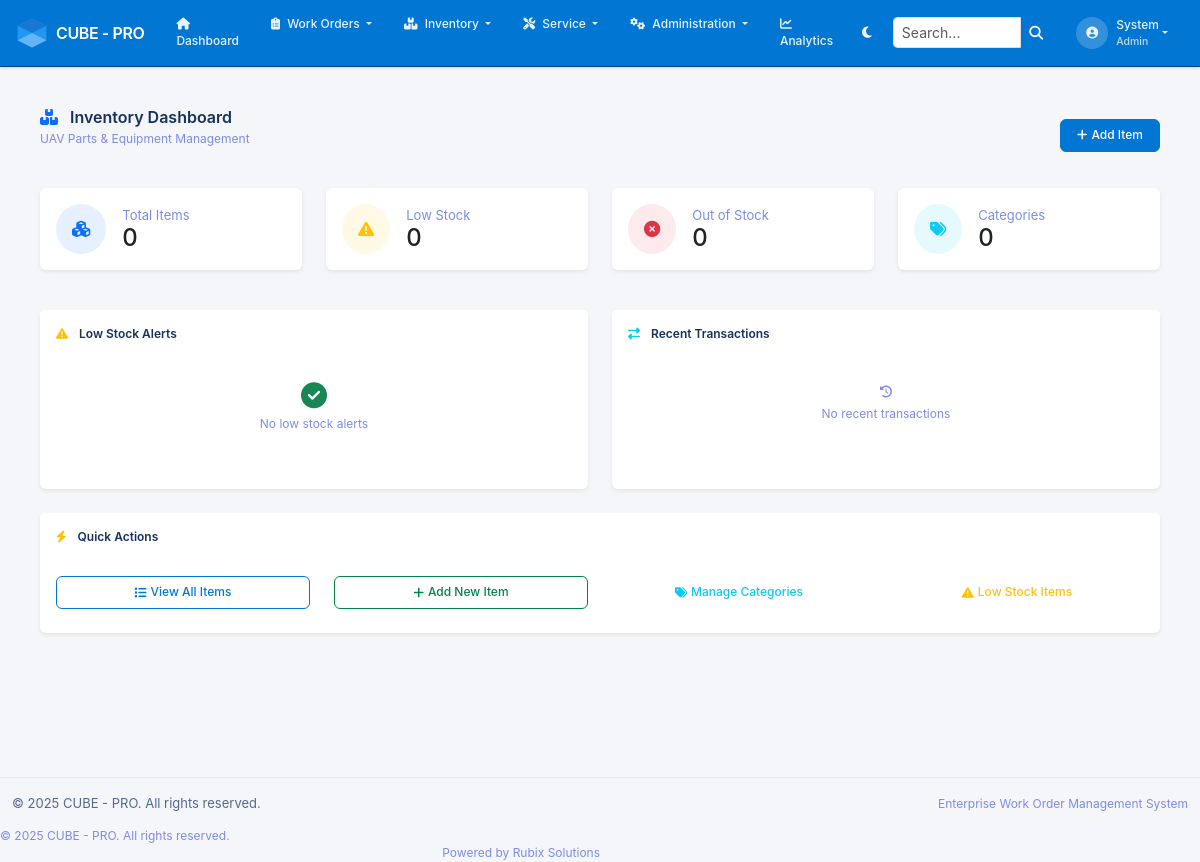
The page /inventory/ (signed in) on the database as committed earlier.
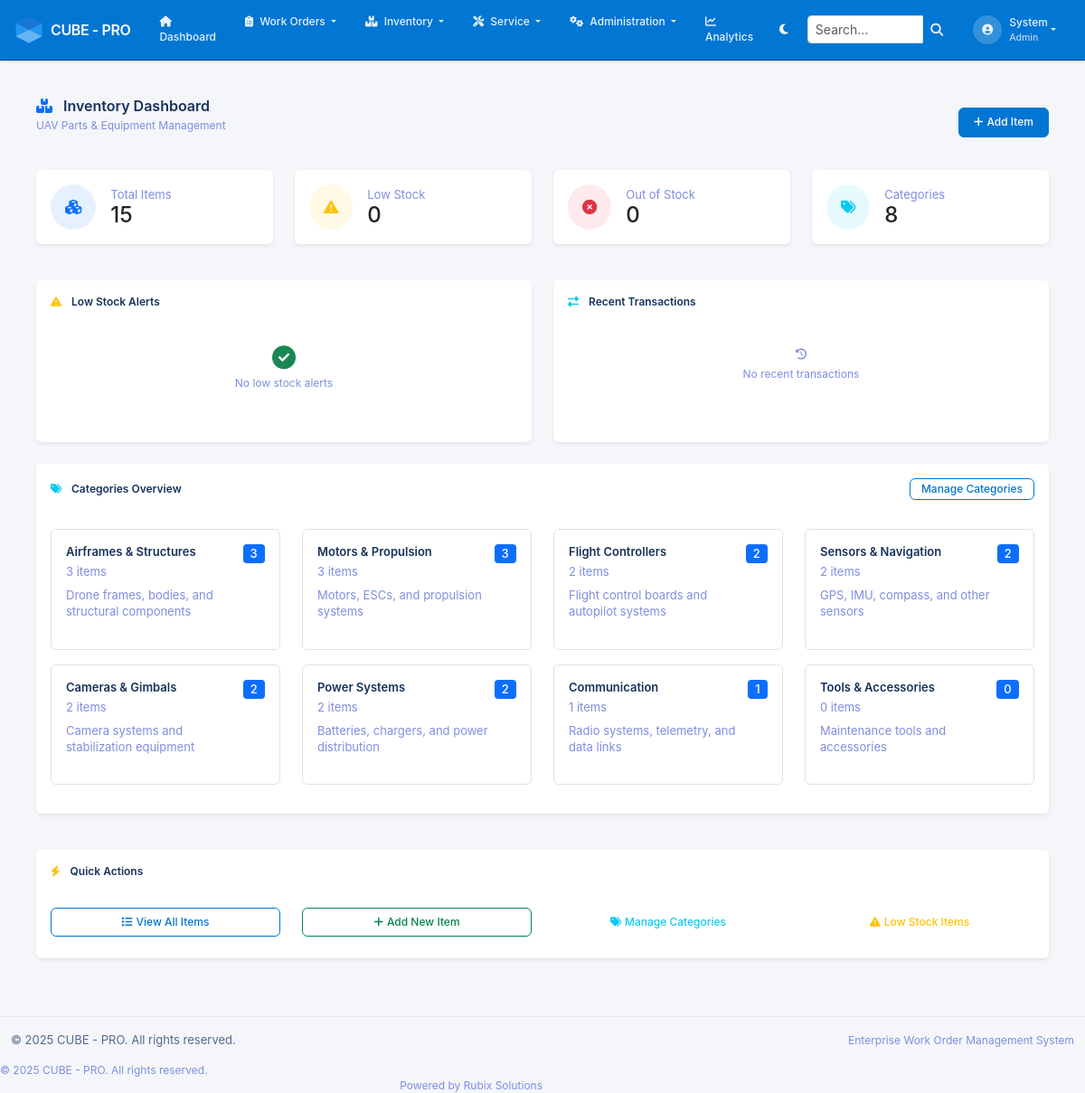
The same page on the database as committed later.
### app/models.py (models this page shows, shortened)
class InventoryCategory(db.Model):
    __tablename__ = 'inventory_categories'
    id = db.Column(db.Integer, primary_key=True)
    name = db.Column(db.String(100), unique=True, nullable=False)
    description = db.Column(db.Text)
    created_at = db.Column(db.DateTime, default=lambda: datetime.now(timezone.utc))
    items = db.relationship('InventoryItem', backref='category', lazy='dynamic')

### app/inventory/routes.py (the view)
@bp.route('/')
@login_required
def dashboard():
    total_items = InventoryItem.query.filter_by(is_active=True).count()
    low_stock_items = InventoryItem.query.filter(
        InventoryItem.quantity_in_stock <= InventoryItem.minimum_stock_level,
        InventoryItem.is_active == True
    ).count()
    out_of_stock_items = InventoryItem.query.filter(
        InventoryItem.quantity_in_stock == 0,
        InventoryItem.is_active == True
    ).count()
    recent_transactions = InventoryTransaction.query.order_by(
        desc(InventoryTransaction.created_at)
    ).limit(10).all()
    low_stock_alerts = InventoryItem.query.filter(
        InventoryItem.quantity_in_stock <= InventoryItem.minimum_stock_level,
        InventoryItem.is_active == True
    ).order_by(InventoryItem.quantity_in_stock).limit(10).all()
    categories = db.session.query(
        InventoryCategory,
        db.func.count(InventoryItem.id).label('item_count')
    ).outerjoin(InventoryItem).group_by(InventoryCategory.id).all()
    return render_template('inventory/dashboard.html',
                         total_items=total_items,
                         low_stock_items=low_stock_items,
                         out_of_stock_items=out_of_stock_items,
                         recent_transactions=recent_transactions,
                         low_stock_alerts=low_stock_alerts,
                         categories=categories)

### app/__init__.py (called while the page is built)
@login_manager.user_loader
def load_user(user_id):
    from app.models import User
    return User.query.get(int(user_id))

### app/models.py (called while the page is built)
    def has_role(self, role_name):
        return self.role and self.role.name == role_name

### app/templates/inventory/dashboard.html (shortened to what the changed rows need)
{% extends "base.html" %}
{% block content %}
<div class="container-fluid py-4">
    <div class="row mb-4">
        <div class="col">
            <div class="d-flex justify-content-between align-items-center">
                <div>
                    <h2 class="mb-1">
                        <i class="fas fa-boxes text-primary me-2"></i>
                        Inventory Dashboard
                    </h2>
                </div>
            </div>
        </div>
    </div>
    <div class="row mb-4">
        <div class="col-md-3">
            <div class="card border-0 shadow-sm">
                <div class="card-body">
                    <div class="d-flex align-items-center">
                        <div class="flex-grow-1 ms-3">
                            <div class="text-muted small">Total Items</div>
                            <div class="h4 mb-0">{{ total_items }}</div>
                        </div>
                    </div>
                </div>
            </div>
        </div>
        <div class="col-md-3">
            <div class="card border-0 shadow-sm">
                <div class="card-body">
                    <div class="d-flex align-items-center">
                        <div class="flex-grow-1 ms-3">
                            <div class="text-muted small">Categories</div>
                            <div class="h4 mb-0">{{ categories|length }}</div>
                        </div>
                    </div>
                </div>
            </div>
        </div>
    </div>
    {% if categories %}
    <div class="row mt-4">
        <div class="col-12">
            <div class="card border-0 shadow-sm">
                <div class="card-header bg-white border-0 py-3">
                    <div class="d-flex justify-content-between align-items-center">
                        <h5 class="mb-0">
                            <i class="fas fa-tags text-info me-2"></i>
                            Categories Overview
                        </h5>
                        <a href="{{ url_for('inventory.categories') }}" class="btn btn-sm btn-outline-primary">
                            Manage Categories
                        </a>
                    </div>
                </div>
                <div class="card-body">
                    <div class="row">
                        {% for category, item_count in categories %}
                        <div class="col-md-3 mb-3">
                            <div class="border rounded p-3 h-100">
                                <div class="d-flex justify-content-between align-items-start">
                                    <div>
                                        <h6 class="mb-1">{{ category.name }}</h6>
                                        <p class="text-muted small mb-2">{{ item_count }} items</p>
                                        {% if category.description %}
                                        <p class="text-muted small">{{ category.description[:50] }}{% if category.description|length > 50 %}...{% endif %}</p>
                                        {% endif %}
                                    </div>
                                    <span class="badge bg-primary">{{ item_count }}</span>
                                </div>
                            </div>
                        </div>
                        {% endfor %}
                    </div>
                </div>
            </div>
        </div>
    </div>
    {% endif %}
</div>
{% endblock %}

Rows that differ between the two databases and show on the page:
added InventoryCategory: name "Airframes & Structures", item_count "3", description "Drone frames, bodies, and structural components"
added InventoryCategory: name "Motors & Propulsion", item_count "3", description "Motors, ESCs, and propulsion systems"
added InventoryCategory: name "Flight Controllers", item_count "2", description "Flight control boards and autopilot systems"
added InventoryCategory: name "Sensors & Navigation", item_count "2", description "GPS, IMU, compass, and other sensors"
added InventoryCategory: name "Cameras & Gimbals", item_count "2", description "Camera systems and stabilization equipment"
added InventoryCategory: name "Power Systems", item_count "2", description "Batteries, chargers, and power distribution"
added InventoryCategory: name "Communication", item_count "1", description "Radio systems, telemetry, and data links"
added InventoryCategory: name "Tools & Accessories", item_count "0", description "Maintenance tools and accessories"
Other text that changed with them:
{{ total_items }}: "0" → "15"
{{ categories|length }}: "0" → "8"
text now shown: "Categories Overview Manage Categories"
